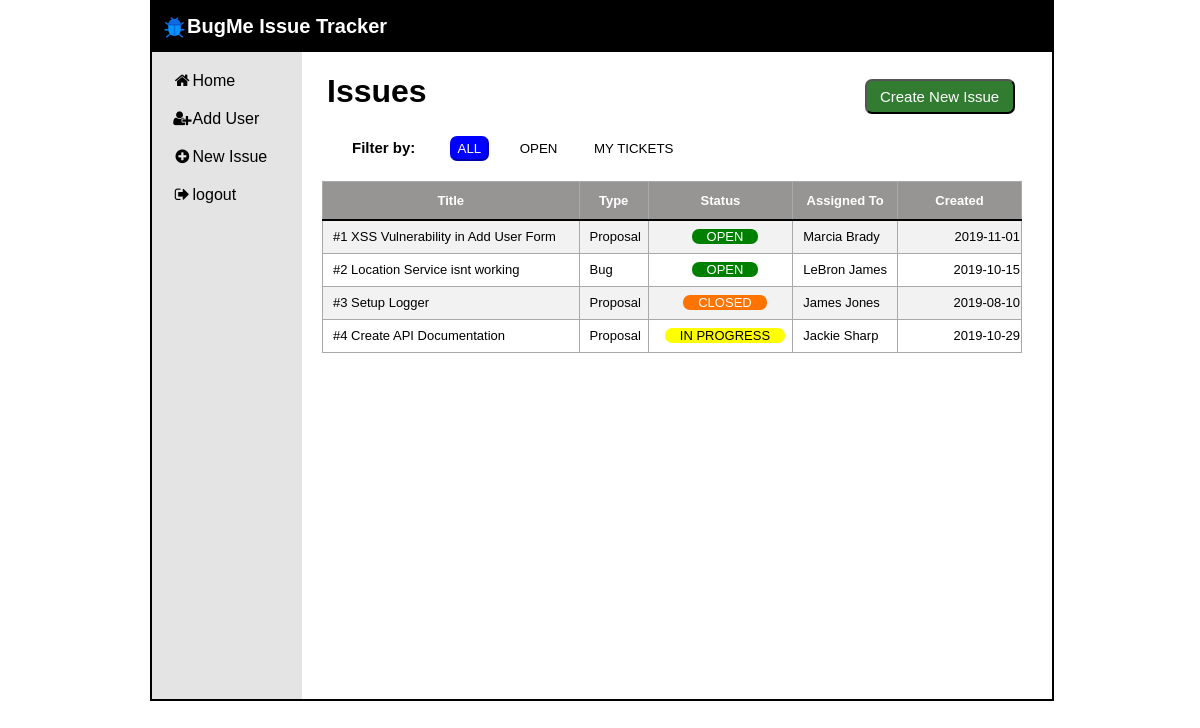
Screenshot of /buglogger.php with the database file from the repository.
### tables this page shows
CREATE TABLE IssuesTable (
   id INT AUTO_INCREMENT,
   title VARCHAR(64),
   description TEXT(64),
   type  VARCHAR(64),
   priority VARCHAR(64),
   status VARCHAR(64),
   assigned_to INT,
   created_by INT,
   created DATETIME,
   updated DATETIME,
   date_joined DATETIME,
   PRIMARY KEY(id));

CREATE TABLE UsersTable (
   id INT AUTO_INCREMENT,
   firstname VARCHAR(64),
   lastname VARCHAR(64),
   password VARCHAR(64),
   email VARCHAR(64),
   date_joined DATETIME,
   PRIMARY KEY(id));

### home.php (the view, shortened to what this page needs)
<html>
<head>
</head>
<body>
</body>
<?php
   $host = 'localhost';
   $dbname = 'SchemaDB';
   $username = 'project2_user';
   $password = 'password123';
   $dsn = "mysql:host=$host;dbname=$dbname;charset=utf8mb4";
   $pdo = new PDO($dsn,$username,$password);
   $stmt = $pdo->query("SELECT i.id, i.title, i.status, i.type, i.created, u.firstname, u.lastname FROM issuestable AS i, userstable AS u WHERE i.assigned_to = u.id");
   $results = $stmt ->fetchALL(PDO ::FETCH_ASSOC);
    $printTable="<div id = \"home-heading\">
                    <h1 id = \"home-h1\"> Issues <h1>
                    <button id = \"home-createNewIssueBtn\"> Create New Issue </button>
                </div>
                <div>
                    <label>Filter by: </label>
                    <button class = \"home-active\" id = \"home-allBtn\">ALL</button>
                    <button class = \"home-buttons\" id = \"home-openBtn\"> OPEN </button>
                    <button class = \"home-buttons\" id = \"home-myTicketsBtn\"> MY TICKETS </button>
                </div>
                <div id='table'><table>
                    <th>Title</th>
                    <th>Type</th>
                    <th>Status</th>
                    <th>Assigned To</th>
                    <th>Created</th>";
    foreach($results as $row){
        $date = explode(" ", $row['created'])[0];
        $status = $row['status'];
        if($status === "OPEN") {
            $class = "OPEN";
        } else if ($status === "CLOSED") {
            $class = "CLOSED";
        } else if ($status === "IN PROGRESS") {
            $class = "IP";
        }
        $printTable.= "<tr>". "
                            <td>"."#".$row['id']." <a class='pagE' href='#'>".$row['title']."</a></td>".
                            "<td>".$row['type']."</td>".
                            "<td id = \"table-status\"> <div id = \"status-".$class."\">".$row['status']."</div> </td>".
                            "<td>". $row['firstname'].' '.$row['lastname']."</td>".
                            "<td>".$date."</td>".
                        "</tr>";
            }
    $printTable.="</table></div>";
    echo $printTable;
?>

### buglogger.php (shortened to what this page needs)
<!DOCTYPE html>
<html lang="en">
<head>
    <link rel="stylesheet" href="https://stackpath.bootstrapcdn.com/font-awesome/4.7.0/css/font-awesome.min.css">
    <link rel="stylesheet" href="styles.css">
</head>
<body>
    <div class= "wrapper">
        <header><img src="bugimg.svg" alt=""><h1>BugMe Issue Tracker</h1></header>
        <nav>
            <li><a id ="nhome" href="home.php"><i class= "fa fa-home fa-fw"></i>Home</a></li>
            <li><a id ="nadduser" href="adduser.php"><i class= "fa fa-user-plus fa-fw"></i>Add User</a></li>
            <li><a id ="newissue" href="newissue.php"><i class= "fa fa-plus-circle fa-fw"></i>New Issue</a></li>
            <li><a id ="nlogout" href="logout.php"><i class= "fa fa-sign-out fa-fw"></i>logout</a></li>
        </nav>
        <div id="inputWrapper">
            <?php include 'home.php';?>
        </div>
    </div>
</body>
</html>

### styles.css (style rules this page uses)
body { margin: 0 auto; max-width: 900px; width: 100%; font-family: 'Gill Sans', 'Gill Sans MT', Calibri, 'Trebuchet MS', sans-serif; }
.wrapper { display: grid; width: 900px; grid-template-columns: 150px 2fr; grid-template-rows: 1fr 13fr; border: 2px solid black; }
.wrapper header { font-size: 10px; grid-column-start: 1; grid-column-end: 3; grid-row-start: 1; grid-row-end: 2; background: black; color: white; font-weight: normal; }
.wrapper header img { display: flex; float: left; margin-left: 10px; margin-top: 13px; height: 25px; width: 25px; }
.wrapper nav { grid-column-start: 1; grid-column-end: 2; grid-row-start: 2; grid-row-end: 3; background: rgb(228, 228, 228); }
body label { font-size: 15px; font-weight: bold; margin-left: 50px; }
table, tbody { border-collapse: collapse; margin-left:50px; }
div tr { border: 1px solid black; }
div th { font-family: Arial, Helvetica, sans-serif; font-weight: bold; border-bottom:2px solid black; }
td:nth-child(n+5) { text-align: right; padding-left: 45px; }
li { list-style: none; margin: 20px 0 3px 20px; }
a { color: black; text-decoration: none; }
label { font-weight: bold; }
#home-heading { display: grid; grid-template-columns: 75% auto; }
#home-h1 { grid-column-start: 1; margin-left: 25px; }
#home-createNewIssueBtn { grid-column-start: 2; height: 35px; width: 150px; border-radius: 7px; background-color: rgb(49, 124, 49); border-color: black; color: white; font-size: 15px; }
.home-buttons { border: none; background: none; margin-left: 20px; }
.home-active { background-color: blue; height: 25px; color: white; border-color: blue; border-radius: 7px; margin-left: 30px; }
table { border-collapse: collapse; width: 700px; margin: 20px; }
td { border: 1px solid rgb(170, 169, 169); text-align: left; vertical-align: center; padding-left: 10px; }
th { height: 35px; background-color: #979494; color: white; border: 1px solid rgb(170, 169, 169); }
td { height: 30px; }
tr:nth-child(even) { background-color: #f2f2f2; }
#table-status { padding-left:auto; padding-right: auto; }
#status-OPEN { color: white; background-color: green; width: fit-content; border-radius: 7px; padding-left: 15px; padding-right: 15px; margin: 0 auto; }
#status-CLOSED { color: white; background-color: rgb(255, 115, 0); width: fit-content; border-radius: 7px; padding-left: 15px; padding-right: 15px; margin: 0 auto; }
#status-IP { color: black; background-color: yellow; width: fit-content; border-radius: 7px; padding-left: 15px; padding-right: 15px; margin: 0 auto; }

### rows the page displays
issuestable: id "1", title "XSS Vulnerability in Add User Form", type "Proposal", status "OPEN", userstable.firstname "Marcia", userstable.lastname "Brady", created "2019-11-01"
issuestable: id "2", title "Location Service isnt working", type "Bug", status "OPEN", userstable.firstname "LeBron", userstable.lastname "James", created "2019-10-15"
issuestable: id "3", title "Setup Logger", type "Proposal", status "CLOSED", userstable.firstname "James", userstable.lastname "Jones", created "2019-08-10"
issuestable: id "4", title "Create API Documentation", type "Proposal", status "IN PROGRESS", userstable.firstname "Jackie", userstable.lastname "Sharp", created "2019-10-29"
